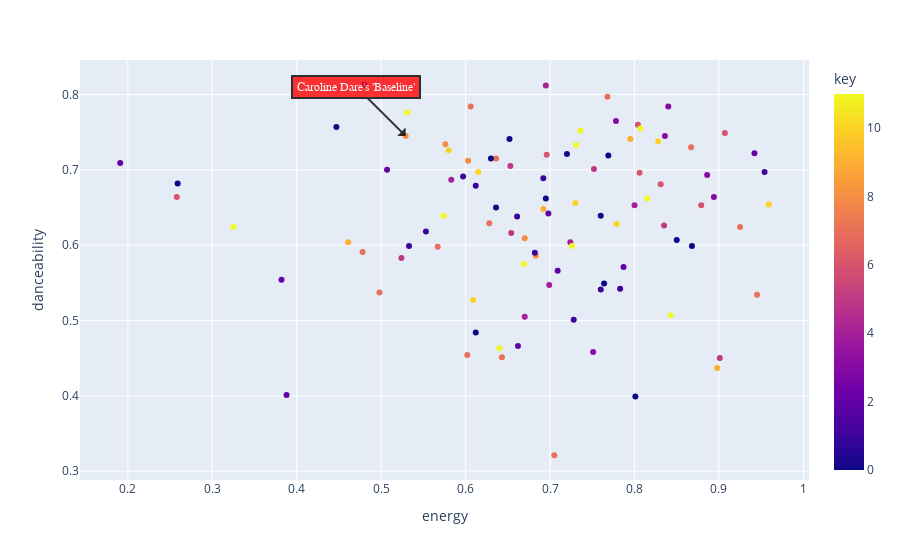

The notebook cell saved with this chart:
### Code cell
hover_columns = ['name', 'artist', 'added_at', 'tempo', 'valence']
fig = px.scatter(most_recently_added, x="energy", y='danceability', color='key', color_discrete_sequence=px.colors.qualitative.Bold, hover_data=hover_columns)

# Find the index of the song "Shape of You" in the most_recently_added dataframe
song_index = most_recently_added[most_recently_added['name'] == 'Baseline'].index[0]

# Get the x and y coordinates of the point corresponding to the song
x_coord = most_recently_added.loc[song_index, 'energy']
y_coord = most_recently_added.loc[song_index, 'danceability']

# Create the arrow and text annotation
fig.add_annotation(
    x=x_coord,
    y=y_coord,
    ax=x_coord-50,
    ay=y_coord-50,
    text="Caroline Dare's 'Baseline'",
    arrowhead=1,
    showarrow=True,
    font=dict(
        family="Courier New, monospace",
        size=12,
        color="#ffffff"
    ),
    align="center",
    arrowcolor="black",
    arrowwidth=2,
    arrowsize=1,
    bordercolor="black",
    borderwidth=2,
    borderpad=4,
    bgcolor="red",
    opacity=0.8
)

# Show the plot
fig.show()

### Figure 1 — Plotly figure (JSON) as saved in the notebook; plotly's stock layout.template omitted (floating-point values rounded to 4 significant figures; data arrays with more than 128 entries replaced by an {"elided": "..."} marker saying what was removed)
{"data": [{"customdata": {"elided": "100x5 mixed values"}, "hovertemplate": "energy=%{x}<br>danceability=%{y}<br>name=%{customdata[0]}<br>artist=%{customdata[1]}<br>added_at=%{customdata[2]}<br>tempo=%{customdata[3]}<br>valence=%{customdata[4]}<br>key=%{marker.color}<extra></extra>", "legendgroup": "", "marker": {"color": [3, 1, 11, 4, 1, 1, 7, 9, 0, 10, 4, 7, 1, 8, 4, 4, 0, 1, 11, 0, 3, 0, 7, 2, 10, 10, 0, 11, 4, 6, 4, 1, 7, 8, 8, 3, 2, 0, 11, 5, 5, 2, 7, 5, 11, 3, 6, 1, 6, 7, 9, 1, 11, 11, 2, 7, 7, 1, 11, 0, 1, 7, 2, 8, 7, 0, 2, 0, 3, 1, 10, 11, 0, 0, 10, 7, 1, 10, 2, 5, 6, 9, 8, 7, 11, 6, 3, 11, 6, 9, 5, 6, 2, 0, 0, 5, 10, 2, 0, 7], "coloraxis": "coloraxis", "symbol": "circle"}, "mode": "markers", "name": "", "orientation": "v", "showlegend": false, "type": "scatter", "x": [0.836, 0.48, 0.669, 0.67, 0.533, 0.553, 0.478, 0.692, 0.85, 0.779, 0.724, 0.606, 0.728, 0.576, 0.583, 0.8, 0.612, 0.612, 0.726, 0.447, 0.84, 0.801, 0.768, 0.507, 0.73, 0.609, 0.695, 0.731, 0.699, 0.831, 0.695, 0.954, 0.705, 0.683, 0.529, 0.778, 0.388, 0.764, 0.574, 0.835, 0.654, 0.787, 0.602, 0.524, 0.736, 0.894, 0.879, 0.783, 0.806, 0.628, 0.461, 0.682, 0.815, 0.64, 0.709, 0.925, 0.643, 0.597, 0.843, 0.652, 0.76, 0.636, 0.191, 0.67, 0.498, 0.63, 0.382, 0.259, 0.886, 0.692, 0.828, 0.531, 0.868, 0.72, 0.58, 0.945, 0.661, 0.615, 0.942, 0.653, 0.804, 0.795, 0.603, 0.567, 0.807, 0.258, 0.751, 0.325, 0.907, 0.898, 0.752, 0.696, 0.662, 0.636, 0.769, 0.901, 0.959, 0.698, 0.76, 0.867], "xaxis": "x", "y": [0.745, 0.813, 0.575, 0.505, 0.599, 0.618, 0.591, 0.648, 0.607, 0.628, 0.604, 0.784, 0.501, 0.734, 0.687, 0.653, 0.484, 0.679, 0.599, 0.757, 0.784, 0.399, 0.797, 0.7, 0.656, 0.527, 0.662, 0.733, 0.547, 0.681, 0.812, 0.697, 0.321, 0.586, 0.745, 0.765, 0.401, 0.549, 0.639, 0.626, 0.616, 0.571, 0.454, 0.583, 0.752, 0.664, 0.653, 0.542, 0.696, 0.629, 0.604, 0.59, 0.662, 0.463, 0.566, 0.624, 0.451, 0.691, 0.507, 0.741, 0.541, 0.715, 0.709, 0.609, 0.537, 0.715, 0.554, 0.682, 0.693, 0.689, 0.738, 0.776, 0.599, 0.721, 0.726, 0.534, 0.638, 0.697, 0.722, 0.705, 0.76, 0.741, 0.712, 0.598, 0.755, 0.664, 0.458, 0.624, 0.749, 0.437, 0.701, 0.72, 0.466, 0.65, 0.719, 0.45, 0.654, 0.642, 0.639, 0.73], "yaxis": "y"}], "layout": {"annotations": [{"align": "center", "arrowcolor": "black", "arrowhead": 1, "arrowsize": 1, "arrowwidth": 2, "ax": -49.47, "ay": -49.26, "bgcolor": "red", "bordercolor": "black", "borderpad": 4, "borderwidth": 2, "font": {"color": "#ffffff", "family": "Courier New, monospace", "size": 12}, "opacity": 0.8, "showarrow": true, "text": "Caroline Dare's 'Baseline'", "x": 0.529, "y": 0.745}], "coloraxis": {"colorbar": {"title": {"text": "key"}}, "colorscale": [[0, "#0d0887"], [0.1111, "#46039f"], [0.2222, "#7201a8"], [0.3333, "#9c179e"], [0.4444, "#bd3786"], [0.5556, "#d8576b"], [0.6667, "#ed7953"], [0.7778, "#fb9f3a"], [0.8889, "#fdca26"], [1, "#f0f921"]]}, "legend": {"tracegroupgap": 0}, "margin": {"t": 60}, "xaxis": {"anchor": "y", "domain": [0, 1], "title": {"text": "energy"}}, "yaxis": {"anchor": "x", "domain": [0, 1], "title": {"text": "danceability"}}}}
